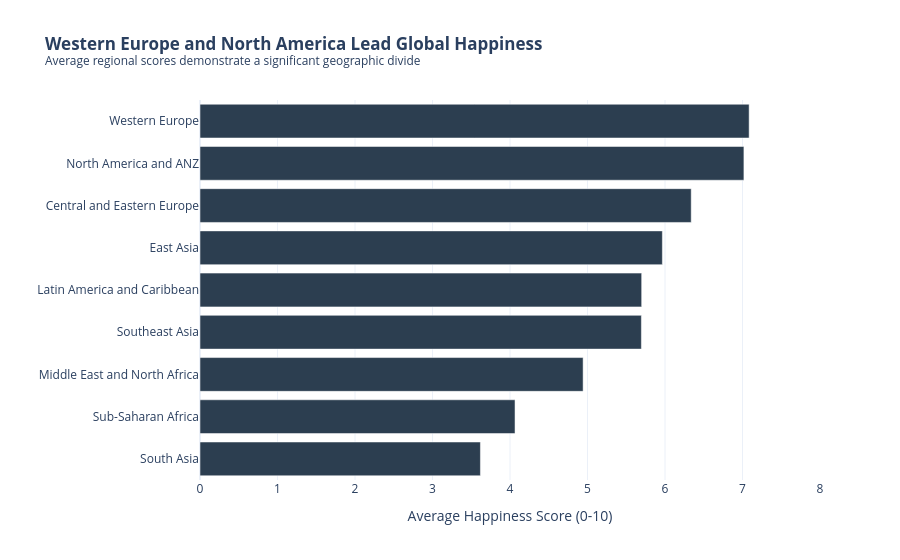

Write notebook code for a chart like this one.
### Markdown cell above
---
## Task 1 — Regional Comparison Bar Chart

**What to build:** A horizontal bar chart showing the **average happiness score by region**, sorted from highest to lowest.

**Requirements:**
- Horizontal orientation (category names are long)
- Sorted by score, descending (so the happiest region is at the top)
- Zero baseline on x-axis
- At least one design choice that goes beyond the Plotly default (colour, annotation, labels, etc.)
- An insight title that answers: *which region stands out and why does it matter?*

**Hint:** Use `df.groupby('Region')['Happiness_Score'].mean()` to compute the averages.

### Code cell
# Task 1: Regional comparison bar chart
# -------------------------------------
import plotly.express as px

# Step 1: Compute average happiness score by region
region_avg = (df.groupby('Region')['Happiness_Score']
              .mean()
              .reset_index()
              .sort_values('Happiness_Score'))

# Step 2: Build your chart
fig1 = px.bar(region_avg, 
             x='Happiness_Score', 
             y='Region', 
             orientation='h',
             title="<b>Western Europe and North America Lead Global Happiness</b><br><sup>Average regional scores demonstrate a significant geographic divide</sup>",
             template='plotly_white',
             color_discrete_sequence=['#2c3e50'])
fig1.update_layout(
    xaxis_title="Average Happiness Score (0-10)",
    yaxis_title="",
    xaxis=dict(range=[0, 8])
)

fig1.show()

### Figure 1 — Plotly figure (JSON) as saved in the notebook; plotly's stock layout.template omitted (floating-point values rounded to 4 significant figures)
{"data": [{"alignmentgroup": "True", "hovertemplate": "Happiness_Score=%{x}<br>Region=%{y}<extra></extra>", "legendgroup": "", "marker": {"color": "#2c3e50", "pattern": {"shape": ""}}, "name": "", "offsetgroup": "", "orientation": "h", "showlegend": false, "textposition": "auto", "type": "bar", "x": [3.618, 4.065, 4.943, 5.695, 5.699, 5.966, 6.338, 7.018, 7.086], "xaxis": "x", "y": ["South Asia", "Sub-Saharan Africa", "Middle East and North Africa", "Southeast Asia", "Latin America and Caribbean", "East Asia", "Central and Eastern Europe", "North America and ANZ", "Western Europe"], "yaxis": "y"}], "layout": {"barmode": "relative", "legend": {"tracegroupgap": 0}, "title": {"text": "<b>Western Europe and North America Lead Global Happiness</b><br><sup>Average regional scores demonstrate a significant geographic divide</sup>"}, "xaxis": {"anchor": "y", "domain": [0, 1], "range": [0, 8], "title": {"text": "Average Happiness Score (0-10)"}}, "yaxis": {"anchor": "x", "domain": [0, 1], "title": {"text": ""}}}}
